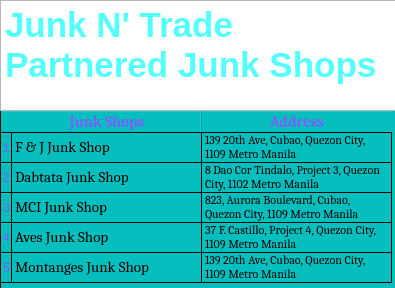
<?xml version="1.0" encoding="UTF-8"?>
<ui version="4.0">
 <class>Form</class>
 <widget class="QWidget" name="Form">
  <property name="geometry">
   <rect>
    <x>0</x>
    <y>0</y>
    <width>395</width>
    <height>288</height>
   </rect>
  </property>
  <property name="windowTitle">
   <string>PartneredJunkShops</string>
  </property>
  <widget class="QTableWidget" name="tableWidget">
   <property name="enabled">
    <bool>true</bool>
   </property>
   <property name="geometry">
    <rect>
     <x>0</x>
     <y>110</y>
     <width>399</width>
     <height>299</height>
    </rect>
   </property>
   <property name="minimumSize">
    <size>
     <width>399</width>
     <height>299</height>
    </size>
   </property>
   <property name="maximumSize">
    <size>
     <width>399</width>
     <height>299</height>
    </size>
   </property>
   <property name="mouseTracking">
    <bool>false</bool>
   </property>
   <property name="focusPolicy">
    <enum>Qt::StrongFocus</enum>
   </property>
   <property name="contextMenuPolicy">
    <enum>Qt::DefaultContextMenu</enum>
   </property>
   <property name="styleSheet">
    <string notr="true">background-color: qlineargradient(spread:pad, x1:0, y1:0, x2:1, y2:0, stop:0.704545 rgba(5, 191, 191, 255));
color: qlineargradient(spread:pad, x1:0, y1:0, x2:1, y2:0, stop:0.704545 rgba(123, 94, 252, 255));
</string>
   </property>
   <property name="frameShape">
    <enum>QFrame::StyledPanel</enum>
   </property>
   <property name="lineWidth">
    <number>2</number>
   </property>
   <property name="midLineWidth">
    <number>0</number>
   </property>
   <property name="horizontalScrollBarPolicy">
    <enum>Qt::ScrollBarAsNeeded</enum>
   </property>
   <property name="dragEnabled">
    <bool>false</bool>
   </property>
   <property name="showGrid">
    <bool>true</bool>
   </property>
   <property name="gridStyle">
    <enum>Qt::SolidLine</enum>
   </property>
   <property name="sortingEnabled">
    <bool>false</bool>
   </property>
   <attribute name="horizontalHeaderCascadingSectionResizes">
    <bool>false</bool>
   </attribute>
   <attribute name="horizontalHeaderDefaultSectionSize">
    <number>190</number>
   </attribute>
   <attribute name="horizontalHeaderHighlightSections">
    <bool>true</bool>
   </attribute>
   <attribute name="horizontalHeaderMinimumSectionSize">
    <number>39</number>
   </attribute>
   <row>
    <property name="text">
     <string>1</string>
    </property>
   </row>
   <row>
    <property name="text">
     <string>2</string>
    </property>
   </row>
   <row>
    <property name="text">
     <string>3</string>
    </property>
   </row>
   <row>
    <property name="text">
     <string>4</string>
    </property>
   </row>
   <row>
    <property name="text">
     <string>5</string>
    </property>
   </row>
   <column>
    <property name="text">
     <string>Junk Shops</string>
    </property>
    <property name="font">
     <font>
      <family>Cambria</family>
      <pointsize>11</pointsize>
      <weight>75</weight>
      <bold>true</bold>
     </font>
    </property>
   </column>
   <column>
    <property name="text">
     <string>Address</string>
    </property>
    <property name="font">
     <font>
      <family>Cambria</family>
      <pointsize>11</pointsize>
      <weight>75</weight>
      <bold>true</bold>
     </font>
    </property>
   </column>
   <item row="0" column="0">
    <property name="text">
     <string>F &amp; J Junk Shop</string>
    </property>
    <property name="font">
     <font>
      <family>Cambria</family>
      <pointsize>11</pointsize>
     </font>
    </property>
   </item>
   <item row="0" column="1">
    <property name="text">
     <string>139 20th Ave, Cubao, Quezon City, 1109 Metro Manila</string>
    </property>
    <property name="font">
     <font>
      <family>Cambria</family>
      <pointsize>9</pointsize>
     </font>
    </property>
   </item>
   <item row="1" column="0">
    <property name="text">
     <string>Dabtata Junk Shop</string>
    </property>
    <property name="font">
     <font>
      <family>Cambria</family>
      <pointsize>11</pointsize>
     </font>
    </property>
   </item>
   <item row="1" column="1">
    <property name="text">
     <string>8 Dao Cor Tindalo, Project 3, Quezon City, 1102 Metro Manila</string>
    </property>
    <property name="font">
     <font>
      <family>Cambria</family>
      <pointsize>9</pointsize>
     </font>
    </property>
   </item>
   <item row="2" column="0">
    <property name="text">
     <string>MCI Junk Shop</string>
    </property>
    <property name="font">
     <font>
      <family>Cambria</family>
      <pointsize>11</pointsize>
     </font>
    </property>
   </item>
   <item row="2" column="1">
    <property name="text">
     <string>823, Aurora Boulevard, Cubao, Quezon City, 1109 Metro Manila</string>
    </property>
    <property name="font">
     <font>
      <family>Cambria</family>
      <pointsize>9</pointsize>
     </font>
    </property>
   </item>
   <item row="3" column="0">
    <property name="text">
     <string>Aves Junk Shop</string>
    </property>
    <property name="font">
     <font>
      <family>Cambria</family>
      <pointsize>11</pointsize>
     </font>
    </property>
   </item>
   <item row="3" column="1">
    <property name="text">
     <string>37 F. Castillo, Project 4, Quezon City, 1109 Metro Manila</string>
    </property>
    <property name="font">
     <font>
      <family>Cambria</family>
      <pointsize>9</pointsize>
     </font>
    </property>
   </item>
   <item row="4" column="0">
    <property name="text">
     <string>Montanges Junk Shop</string>
    </property>
    <property name="font">
     <font>
      <family>Cambria</family>
      <pointsize>11</pointsize>
     </font>
    </property>
   </item>
   <item row="4" column="1">
    <property name="text">
     <string>139 20th Ave, Cubao, Quezon City, 1109 Metro Manila</string>
    </property>
    <property name="font">
     <font>
      <family>Cambria</family>
      <pointsize>9</pointsize>
     </font>
    </property>
   </item>
  </widget>
  <widget class="QTextEdit" name="textEdit">
   <property name="geometry">
    <rect>
     <x>0</x>
     <y>0</y>
     <width>401</width>
     <height>111</height>
    </rect>
   </property>
   <property name="styleSheet">
    <string notr="true">color: qlineargradient(spread:pad, x1:0, y1:0, x2:1, y2:0, stop:0.704545 rgba(0, 0, 0, 255));</string>
   </property>
   <property name="html">
    <string>&lt;!DOCTYPE HTML PUBLIC &quot;-//W3C//DTD HTML 4.0//EN&quot; &quot;http://www.w3.org/TR/REC-html40/strict.dtd&quot;&gt;
&lt;html&gt;&lt;head&gt;&lt;meta name=&quot;qrichtext&quot; content=&quot;1&quot; /&gt;&lt;style type=&quot;text/css&quot;&gt;
p, li { white-space: pre-wrap; }
&lt;/style&gt;&lt;/head&gt;&lt;body style=&quot; font-family:'MS Shell Dlg 2'; font-size:8.25pt; font-weight:400; font-style:normal;&quot;&gt;
&lt;p style=&quot; margin-top:0px; margin-bottom:0px; margin-left:0px; margin-right:0px; -qt-block-indent:0; text-indent:0px;&quot;&gt;&lt;span style=&quot; font-size:26pt; font-weight:600; color:#55ffff;&quot;&gt;Junk N' Trade Partnered Junk Shops&lt;/span&gt;&lt;/p&gt;&lt;/body&gt;&lt;/html&gt;</string>
   </property>
  </widget>
 </widget>
 <resources/>
 <connections/>
</ui>
